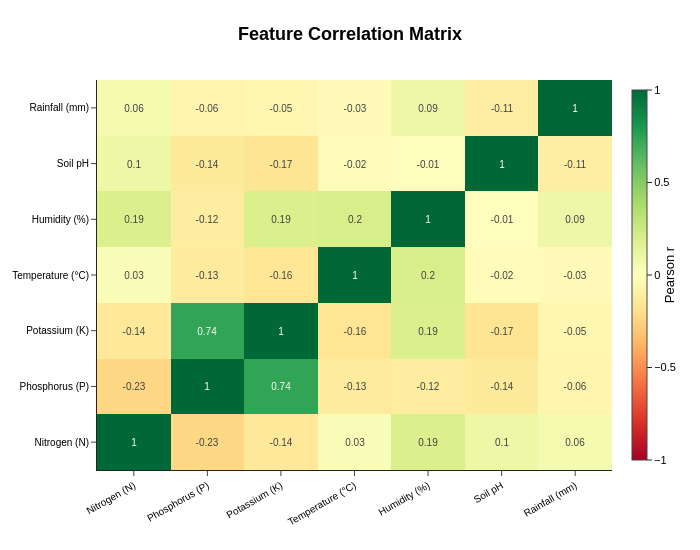

The notebook cell this image was saved under:
### Markdown cell above
#### Feature Correlation Matrix

### Code cell
# Pearson correlation heatmap across all predictor variables
corr = df[features].corr().round(3)

fig = go.Figure(data=go.Heatmap(
    z=corr.values,
    x=[feature_labels[f] for f in features],
    y=[feature_labels[f] for f in features],
    colorscale='RdYlGn', zmid=0, zmin=-1, zmax=1,
    text=corr.round(2).values,
    texttemplate='%{text}', textfont=dict(size=10),
    hovertemplate='<b>%{y}</b> vs <b>%{x}</b><br>Pearson r = %{z:.3f}<extra></extra>',
    colorbar=dict(title=dict(text='Pearson r', side='right'), thickness=15)
))

fig.update_layout(
    title=dict(
        text='<b>Feature Correlation Matrix</b>',
        x=0.5, xanchor='center', font=dict(size=18, family='Arial')
    ),
    template='simple_white',
    font=dict(family='Arial', size=11, color='black'),
    height=550, width=700,
    margin=dict(l=80, r=30, t=80, b=80)
)
fig.update_xaxes(tickangle=-30, showgrid=False, tickfont=dict(size=10))
fig.update_yaxes(showgrid=False, tickfont=dict(size=10))
fig.show()

### Figure 1 — Plotly figure (JSON) as saved in the notebook; plotly's stock layout.template omitted (floating-point values rounded to 4 significant figures)
{"data": [{"colorbar": {"thickness": 15, "title": {"side": "right", "text": "Pearson r"}}, "colorscale": [[0, "rgb(165,0,38)"], [0.1, "rgb(215,48,39)"], [0.2, "rgb(244,109,67)"], [0.3, "rgb(253,174,97)"], [0.4, "rgb(254,224,139)"], [0.5, "rgb(255,255,191)"], [0.6, "rgb(217,239,139)"], [0.7, "rgb(166,217,106)"], [0.8, "rgb(102,189,99)"], [0.9, "rgb(26,152,80)"], [1, "rgb(0,104,55)"]], "hovertemplate": "<b>%{y}</b> vs <b>%{x}</b><br>Pearson r = %{z:.3f}<extra></extra>", "text": [[1.0, -0.23, -0.14, 0.03, 0.19, 0.1, 0.06], [-0.23, 1.0, 0.74, -0.13, -0.12, -0.14, -0.06], [-0.14, 0.74, 1.0, -0.16, 0.19, -0.17, -0.05], [0.03, -0.13, -0.16, 1.0, 0.2, -0.02, -0.03], [0.19, -0.12, 0.19, 0.2, 1.0, -0.01, 0.09], [0.1, -0.14, -0.17, -0.02, -0.01, 1.0, -0.11], [0.06, -0.06, -0.05, -0.03, 0.09, -0.11, 1.0]], "textfont": {"size": 10}, "texttemplate": "%{text}", "type": "heatmap", "x": ["Nitrogen (N)", "Phosphorus (P)", "Potassium (K)", "Temperature (°C)", "Humidity (%)", "Soil pH", "Rainfall (mm)"], "y": ["Nitrogen (N)", "Phosphorus (P)", "Potassium (K)", "Temperature (°C)", "Humidity (%)", "Soil pH", "Rainfall (mm)"], "z": [[1.0, -0.231, -0.141, 0.027, 0.191, 0.097, 0.059], [-0.231, 1.0, 0.736, -0.128, -0.119, -0.138, -0.064], [-0.141, 0.736, 1.0, -0.16, 0.191, -0.17, -0.053], [0.027, -0.128, -0.16, 1.0, 0.205, -0.018, -0.03], [0.191, -0.119, 0.191, 0.205, 1.0, -0.008, 0.094], [0.097, -0.138, -0.17, -0.018, -0.008, 1.0, -0.109], [0.059, -0.064, -0.053, -0.03, 0.094, -0.109, 1.0]], "zmax": 1, "zmid": 0, "zmin": -1}], "layout": {"font": {"color": "black", "family": "Arial", "size": 11}, "height": 550, "margin": {"b": 80, "l": 80, "r": 30, "t": 80}, "title": {"font": {"family": "Arial", "size": 18}, "text": "<b>Feature Correlation Matrix</b>", "x": 0.5, "xanchor": "center"}, "width": 700, "xaxis": {"showgrid": false, "tickangle": -30, "tickfont": {"size": 10}}, "yaxis": {"showgrid": false, "tickfont": {"size": 10}}}}
